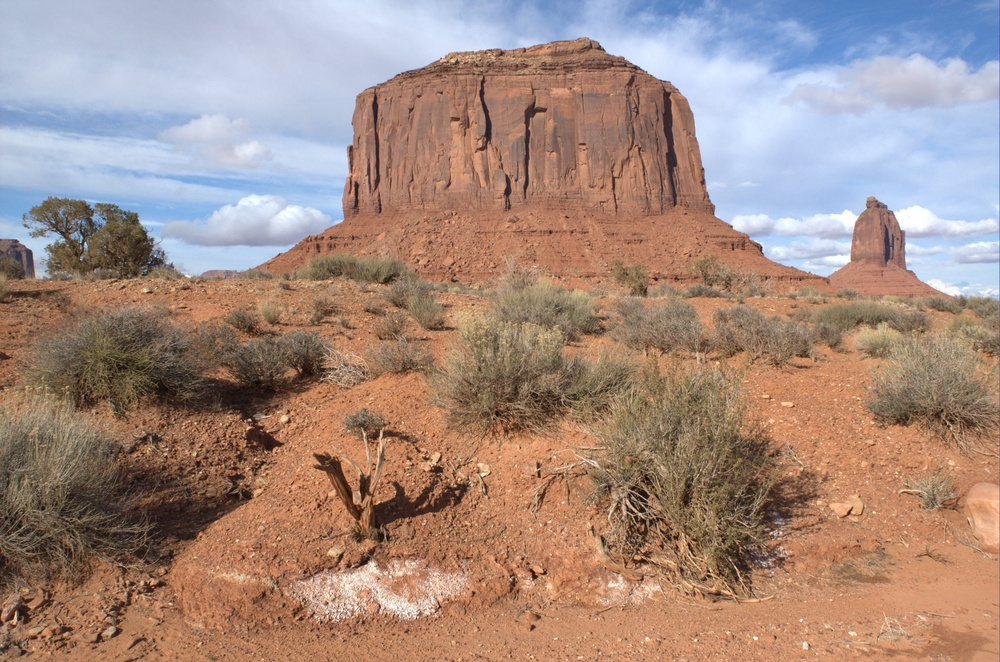
#> input picture raw2/a0001-jmac_DSC1459.jpg, 1000 x 662 px, shrunk from 3040 x 2014 before the run; its folder holds only this picture in this run
$ python -i dataset_generation.py   (imports and definitions only)
#> lines starting #> are read from the running program, lines starting #| are printed output that depends on the picture
#> further down, picture is the input picture: shape (662, 1000, 3); mean B, G, R 128.9, 139.5, 164
import cv2
import os
from glob import glob

# Define the auto_tone function
def auto_tone(image):
    lab = cv2.cvtColor(image, cv2.COLOR_BGR2LAB)
#> lab: shape (662, 1000, 3); mean of channels 0, 1, 2 152.8, 137.3, 138.3
    l, a, b = cv2.split(lab)
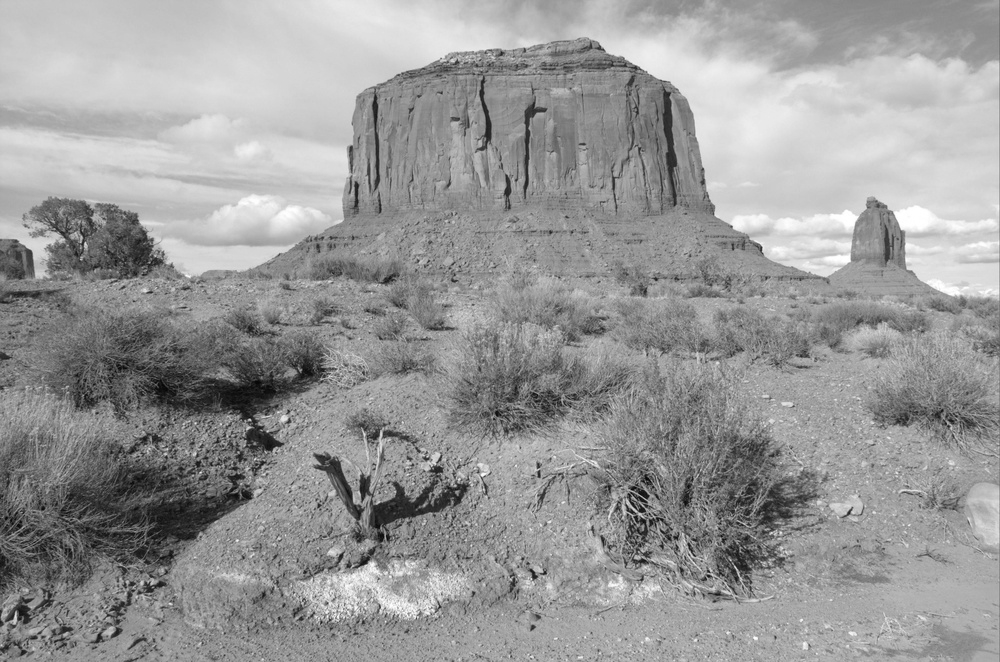
#> l: shape (662, 1000); min 6, max 255, mean 152.8
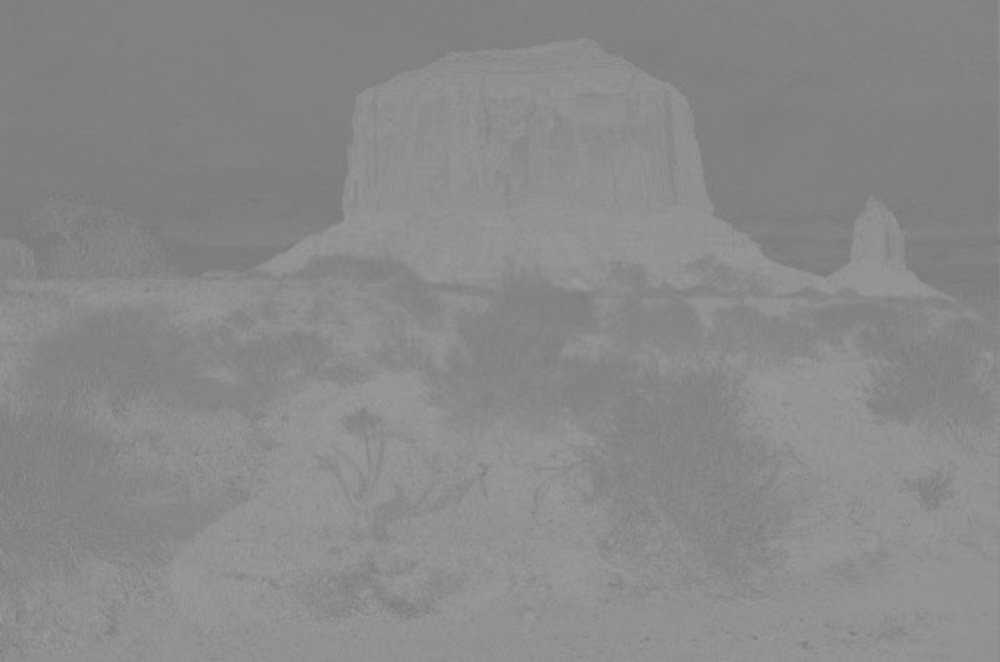
#> a: shape (662, 1000); min 119, max 157, mean 137.3
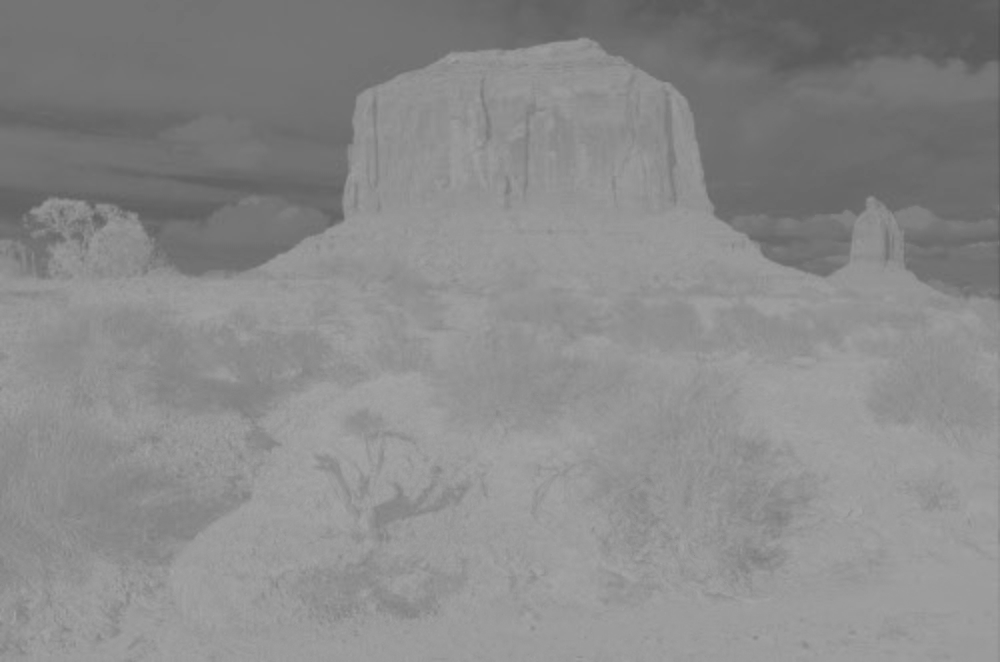
#> b: shape (662, 1000); min 82, max 167, mean 138.3
    clahe = cv2.createCLAHE(clipLimit=3.0, tileGridSize=(8, 8))
    cl = clahe.apply(l)
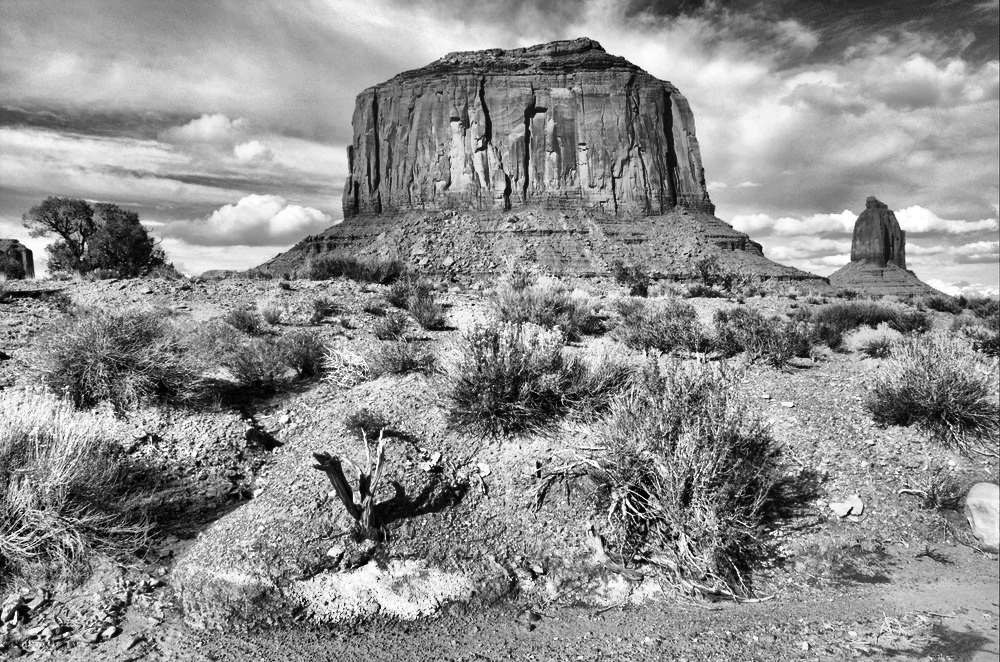
#> cl: shape (662, 1000); min 0, max 255, mean 142.6
    limg = cv2.merge((cl, a, b))
#> limg: shape (662, 1000, 3); mean of channels 0, 1, 2 142.6, 137.3, 138.3
    final = cv2.cvtColor(limg, cv2.COLOR_LAB2BGR)
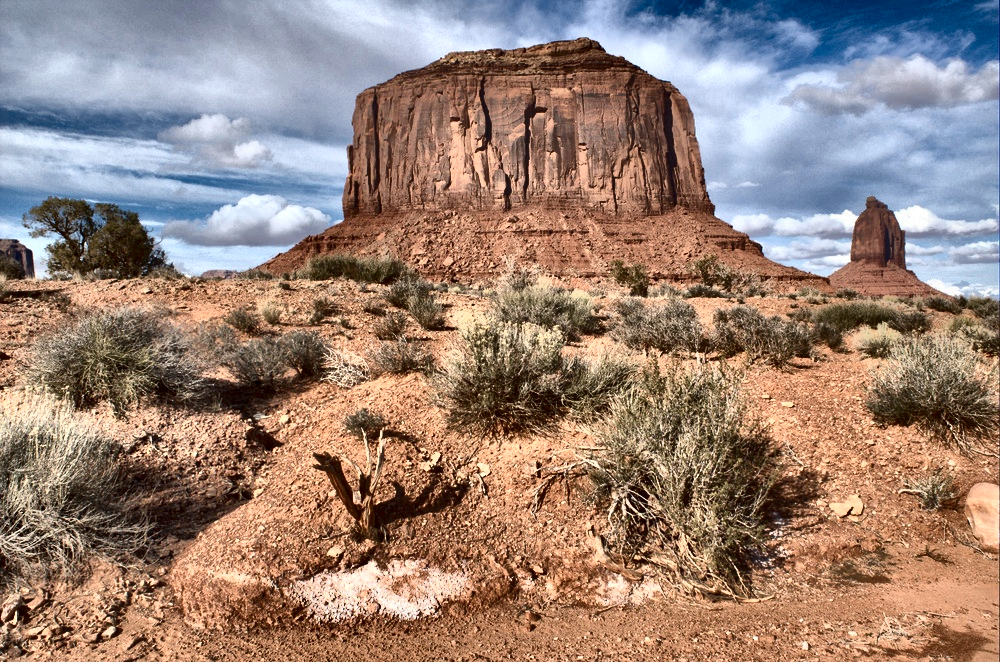
#> final: shape (662, 1000, 3); mean B, G, R 119.5, 130.5, 153.4
    return final

# Path to the folder containing raw images
input_folder = './raw'
output_folder = './output'
# [16 lines not run here, left out]

>>> import cv2
>>> picture = cv2.imread('raw2/a0001-jmac_DSC1459.jpg')
>>> result = auto_tone(picture)

$ run again, on raw2/a0002-dgw_005.jpg
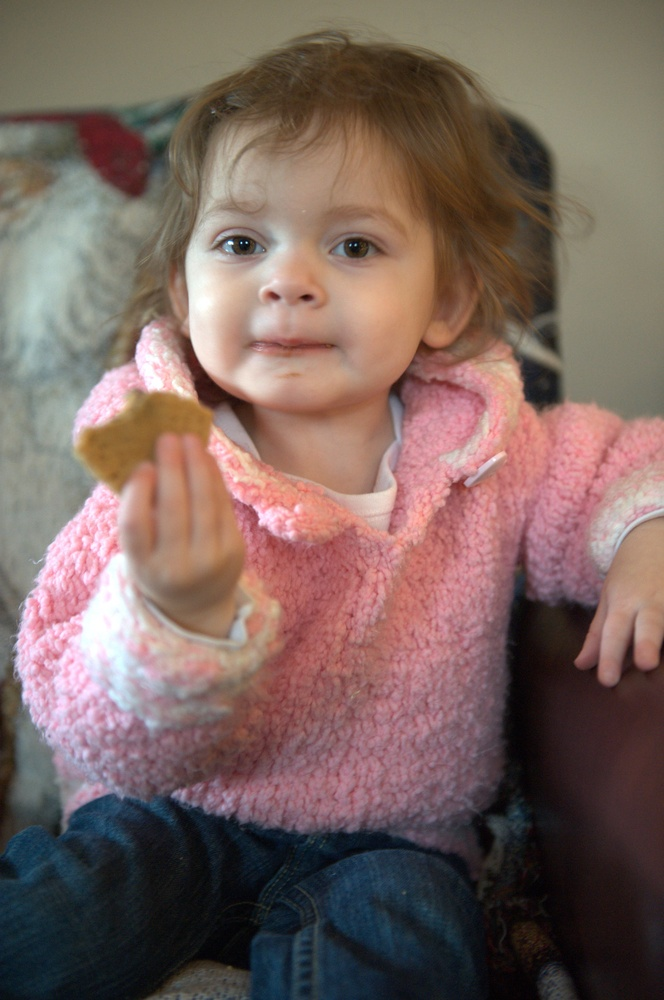
#> input picture raw2/a0002-dgw_005.jpg, 664 x 1000 px, shrunk from 2844 x 4284 before the run
#> picture is the input picture: shape (1000, 664, 3); mean B, G, R 95.3, 101.5, 123.1
#> lab: shape (1000, 664, 3); mean of channels 0, 1, 2 112.5, 135.9, 134.9
#> in auto_tone, `cl = clahe.apply(l)`:
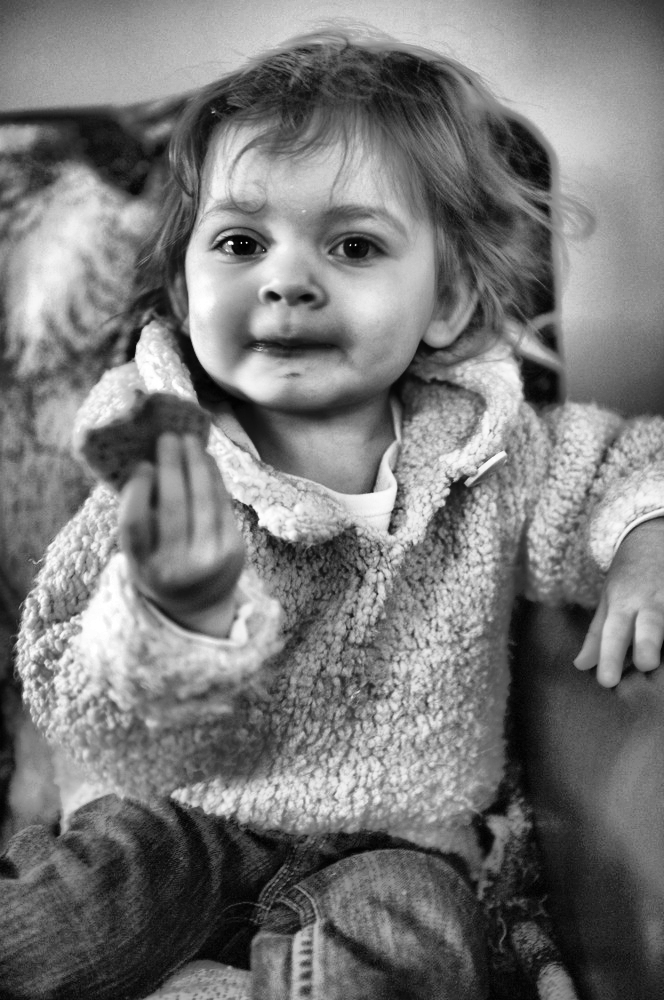
#> cl: shape (1000, 664); min 1, max 255, mean 120.2
#> limg: shape (1000, 664, 3); mean of channels 0, 1, 2 120.2, 135.9, 134.9
#> in auto_tone, `final = cv2.cvtColor(limg, cv2.COLOR_LAB2BGR)`:
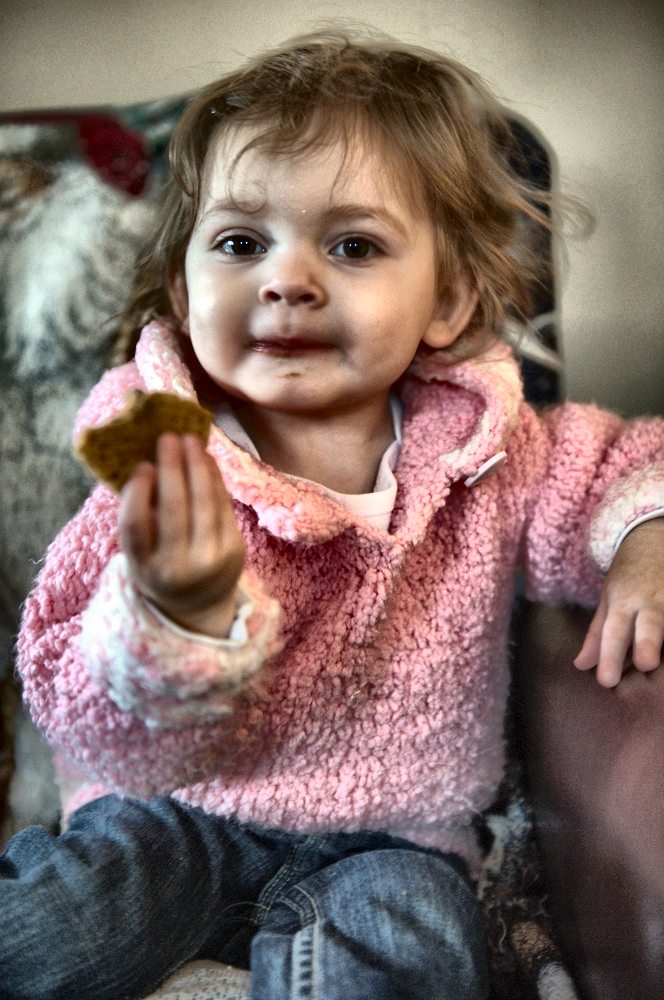
#> final: shape (1000, 664, 3); mean B, G, R 103.2, 109.2, 130.2
